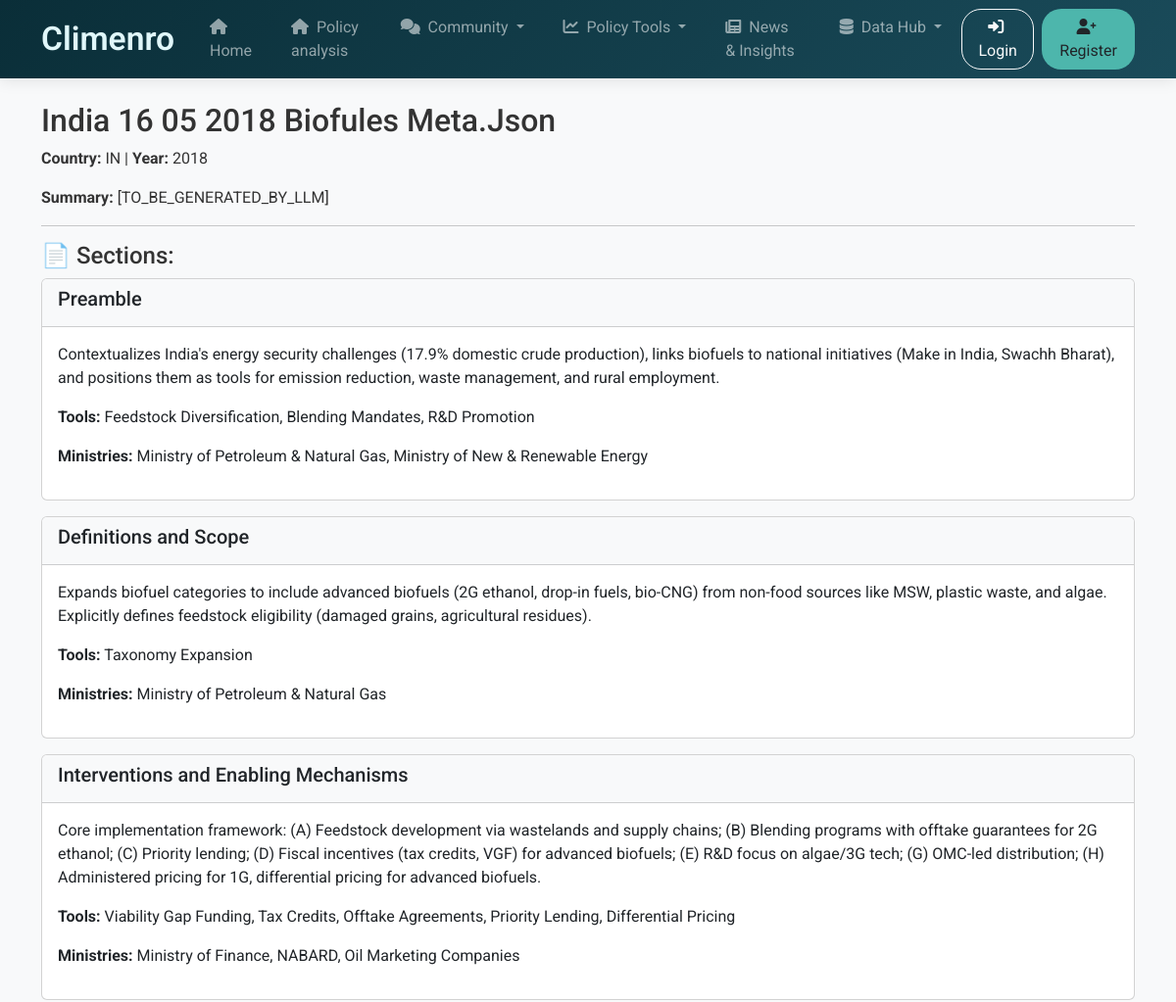
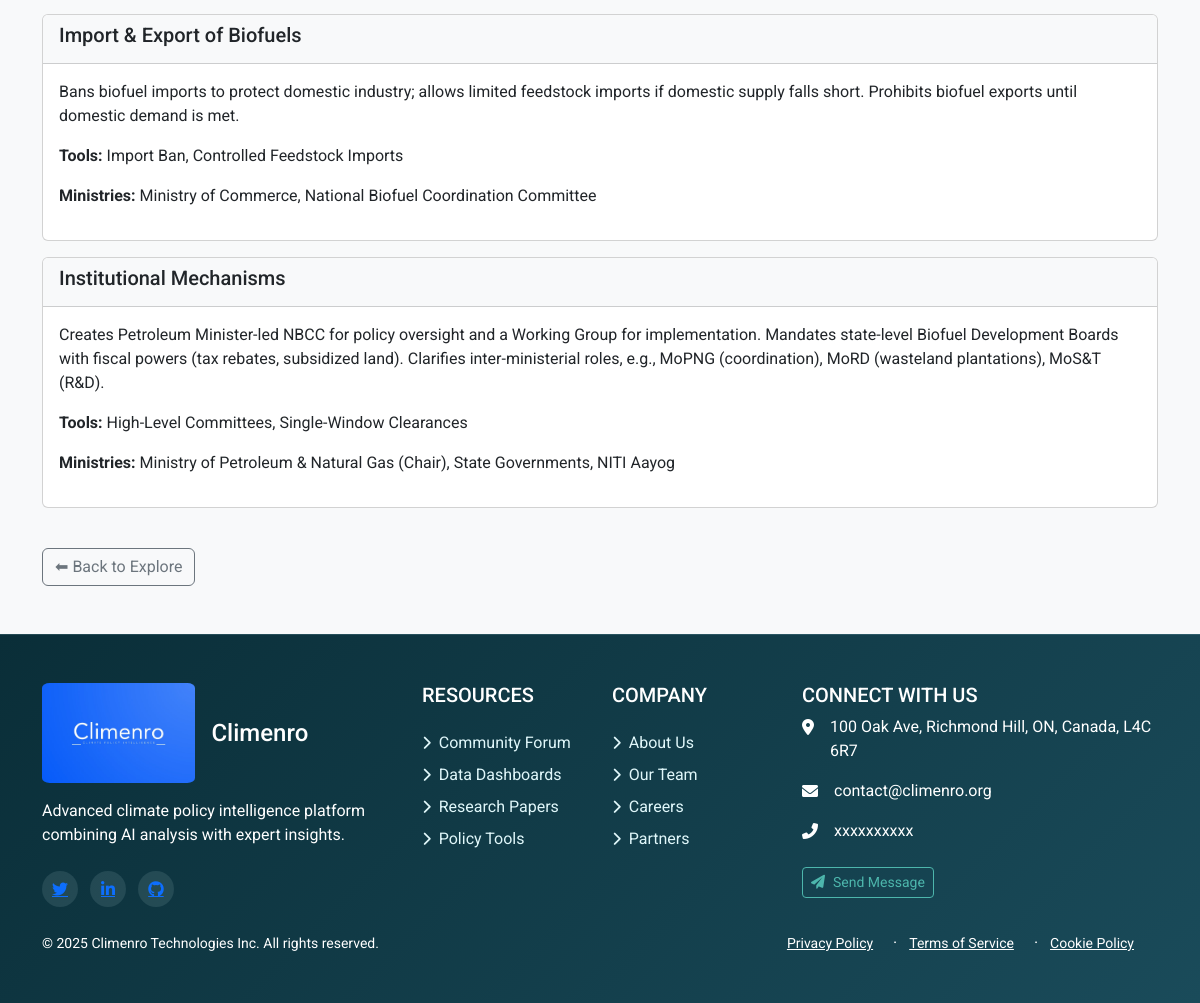
The app's page /analysis/explore/policy_IN_16_05_2018_biofules_meta.json/ with its own data (2 pictures, top to bottom).
### policy_analysis/models.py (models this page shows, shortened)
class Policy(models.Model):
    policy_id = models.CharField(max_length=100, unique=True)
    title = models.CharField(max_length=255)
    summary = models.TextField(blank=True, null=True)
    year = models.IntegerField()
    date_of_issuance = models.DateField()
    country = models.CharField(max_length=100)
    document_type = models.CharField(max_length=100)
    is_fundamental = models.BooleanField(default=False)
    has_children = models.BooleanField(default=False)
    num_sections = models.IntegerField(default=0)
    sectors = models.JSONField(blank=True, null=True)
    sub_sectors = models.JSONField(blank=True, null=True)
    intent_tags = models.JSONField(blank=True, null=True)
    policy_tools = models.JSONField(blank=True, null=True)
    responsible_ministries = models.JSONField(blank=True, null=True)
    linked_documents = models.JSONField(blank=True, null=True)

class PolicySection(models.Model):
    policy = models.ForeignKey(Policy, on_delete=models.CASCADE, related_name='sections')
    section_id = models.CharField(max_length=100, unique=True)
    title = models.CharField(max_length=255)
    summary = models.TextField()
    sector = models.CharField(max_length=100, blank=True)
    sub_sectors = models.JSONField(blank=True, null=True)
    intent_tags = models.JSONField(blank=True, null=True)
    policy_type = models.CharField(max_length=100, blank=True)
    policy_tools = models.JSONField(blank=True, null=True)
    responsible_ministries = models.JSONField(blank=True, null=True)
    linked_documents = models.JSONField(blank=True, null=True)
    global_alignment = models.TextField(blank=True, null=True)
    is_legally_binding = models.CharField(max_length=100, blank=True, null=True)
    compliance_type = models.TextField(blank=True, null=True)
    mrv_system = models.TextField(blank=True, null=True)
    monitoring_mechanism = models.TextField(blank=True, null=True)
    targets = models.TextField(blank=True, null=True)
    impact_estimate = models.TextField(blank=True, null=True)
    climate_finance = models.TextField(blank=True, null=True)
    financial_outlay = models.TextField(blank=True, null=True)
    yearly_budget = models.TextField(blank=True, null=True)
    timeline = models.TextField(blank=True, null=True)
    lifecycle_history = models.TextField(blank=True, null=True)
    kpis = models.TextField(blank=True, null=True)
    linked_ndcs_or_sdgs = models.TextField(blank=True, null=True)

### policy_analysis/views.py (the view)
# urls.py: path('explore/<str:policy_id>/', views.policy_detail, name='policy_detail'),
def policy_detail(request, policy_id):
    policy = Policy.objects.get(policy_id=policy_id)
    sections = PolicySection.objects.filter(policy=policy)
    context = {
        'policy': policy,
        'sections': sections,
    }
    return render(request, 'policy_analysis/policy_detail.html', context)

### policy_analysis/templates/policy_analysis/policy_detail.html (shortened to what this page needs)
{% extends "forum/base.html" %}
{% block content %}
<h2>{{ policy.title }}</h2>
<p><strong>Country:</strong> {{ policy.country }} | <strong>Year:</strong> {{ policy.year }}</p>
<p><strong>Summary:</strong> {{ policy.summary }}</p>
<hr>
<h4>📄 Sections:</h4>
{% for s in sections %}
    <div class="card mb-3">
        <div class="card-header bg-light">
            <h5>{{ s.title }}</h5>
        </div>
        <div class="card-body">
            <p>{{ s.summary }}</p>
            {% if s.policy_tools %}
                <p><strong>Tools:</strong> {{ s.policy_tools|join:", " }}</p>
            {% endif %}
            {% if s.responsible_ministries %}
                <p><strong>Ministries:</strong> {{ s.responsible_ministries|join:", " }}</p>
            {% endif %}
        </div>
    </div>
{% empty %}
    <p>No section metadata available for this policy.</p>
{% endfor %}
<a href="{% url 'explore_metadata' %}" class="btn btn-outline-secondary mt-4">⬅ Back to Explore</a>
{% endblock %}

### forum/templates/forum/base.html (style rules this page uses)
:root { --climenro-dark: #0a2e38; --climenro-medium: #1a4b5a; --climenro-accent: #4db6ac; --climenro-light: #e0f7fa; }
body { font-family: 'Roboto', sans-serif; background-color: #f8f9fa; color: #333; display: flex; flex-direction: column; min-height: 100vh; }

### records on screen
Policy: title "India 16 05 2018 Biofules Meta.Json", country "IN", year "2018", summary "[TO_BE_GENERATED_BY_LLM]"
PolicySection: title "Preamble", summary "Contextualizes India's energy security challenges (17.9% domestic crude production), links biofuels to national initiatives (Make in India, Swachh Bharat), and positions them as tools for emission reduction, waste management, and rural employment.", policy_tools "Feedstock Diversification, Blending Mandates, R&D Promotion", responsible_ministries "Ministry of Petroleum & Natural Gas, Ministry of New & Renewable Energy"
PolicySection: title "Definitions and Scope", summary "Expands biofuel categories to include advanced biofuels (2G ethanol, drop-in fuels, bio-CNG) from non-food sources like MSW, plastic waste, and algae. Explicitly defines feedstock eligibility (damaged grains, agricultural residues).", policy_tools "Taxonomy Expansion", responsible_ministries "Ministry of Petroleum & Natural Gas"
PolicySection: title "Interventions and Enabling Mechanisms", summary "Core implementation framework: (A) Feedstock development via wastelands and supply chains; (B) Blending programs with offtake guarantees for 2G ethanol; (C) Priority lending; (D) Fiscal incentives (tax credits, VGF) for advanced biofuels; (E) R&D focus on algae/3G tech; (G) OMC-led distribution; (H) Administered pricing for 1G, differential pricing for advanced biofuels.", policy_tools "Viability Gap Funding, Tax Credits, Offtake Agreements, Priority Lending, Differential Pricing", responsible_ministries "Ministry of Finance, NABARD, Oil Marketing Companies"
PolicySection: title "Import & Export of Biofuels", summary "Bans biofuel imports to protect domestic industry; allows limited feedstock imports if domestic supply falls short. Prohibits biofuel exports until domestic demand is met.", policy_tools "Import Ban, Controlled Feedstock Imports", responsible_ministries "Ministry of Commerce, National Biofuel Coordination Committee"
PolicySection: title "Institutional Mechanisms", summary "Creates Petroleum Minister-led NBCC for policy oversight and a Working Group for implementation. Mandates state-level Biofuel Development Boards with fiscal powers (tax rebates, subsidized land). Clarifies inter-ministerial roles, e.g., MoPNG (coordination), MoRD (wasteland plantations), MoS&T (R&D).", policy_tools "High-Level Committees, Single-Window Clearances", responsible_ministries "Ministry of Petroleum & Natural Gas (Chair), State Governments, NITI Aayog"
